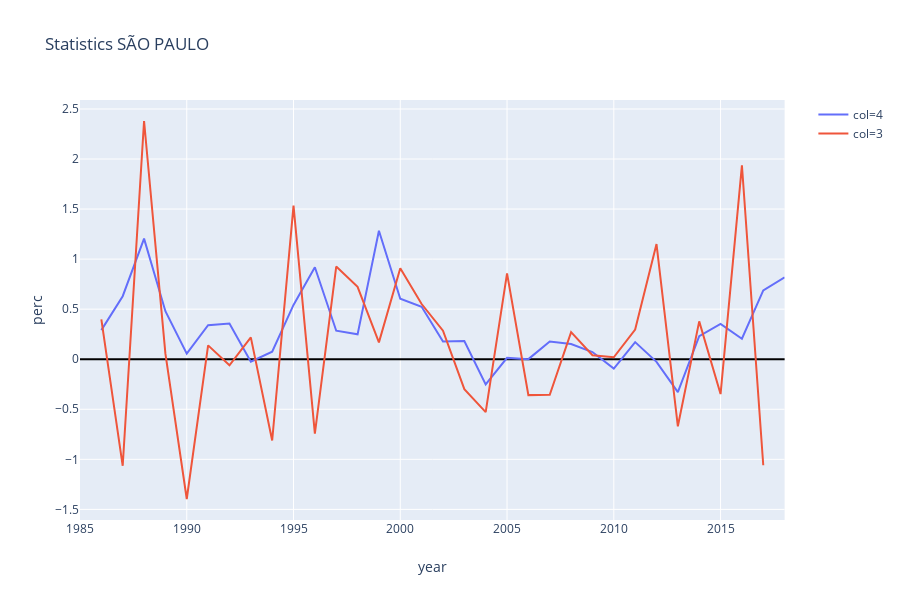

Write notebook code for a chart like this one.
### Code cell
fig = px.line(df, x="year", y="perc", color='col', title='Statistics ' + Municipio)
fig.update_yaxes(showgrid=True, zeroline=True, zerolinewidth=2, zerolinecolor='Black')

fig.show()

### Figure 1 — Plotly figure (JSON) as saved in the notebook; plotly's stock layout.template omitted (floating-point values rounded to 4 significant figures)
{"data": [{"hoverlabel": {"namelength": 0}, "hovertemplate": "col=4<br>year=%{x}<br>perc=%{y}", "legendgroup": "col=4", "line": {"color": "#636efa", "dash": "solid"}, "mode": "lines", "name": "col=4", "showlegend": true, "type": "scatter", "x": [1985, 1986, 1987, 1988, 1989, 1990, 1991, 1992, 1993, 1994, 1995, 1996, 1997, 1998, 1999, 2000, 2001, 2002, 2003, 2004, 2005, 2006, 2007, 2008, 2009, 2010, 2011, 2012, 2013, 2014, 2015, 2016, 2017, 2018], "xaxis": "x", "y": [null, 0.2905, 0.6294, 1.205, 0.4793, 0.05613, 0.3397, 0.3558, -0.02496, 0.07568, 0.5427, 0.9186, 0.2848, 0.2484, 1.284, 0.6043, 0.5246, 0.1762, 0.1821, -0.2524, 0.01325, 0.0009869, 0.1778, 0.151, 0.07197, -0.09337, 0.1707, -0.02661, -0.3294, 0.2297, 0.3522, 0.2048, 0.6872, 0.8175], "yaxis": "y"}, {"hoverlabel": {"namelength": 0}, "hovertemplate": "col=3<br>year=%{x}<br>perc=%{y}", "legendgroup": "col=3", "line": {"color": "#EF553B", "dash": "solid"}, "mode": "lines", "name": "col=3", "showlegend": true, "type": "scatter", "x": [1985, 1986, 1987, 1988, 1989, 1990, 1991, 1992, 1993, 1994, 1995, 1996, 1997, 1998, 1999, 2000, 2001, 2002, 2003, 2004, 2005, 2006, 2007, 2008, 2009, 2010, 2011, 2012, 2013, 2014, 2015, 2016, 2017], "xaxis": "x", "y": [null, 0.3975, -1.065, 2.38, 0.05573, -1.396, 0.1385, -0.06008, 0.2182, -0.8119, 1.535, -0.743, 0.9256, 0.7238, 0.1684, 0.9083, 0.5511, 0.2852, -0.2991, -0.528, 0.857, -0.3586, -0.3556, 0.2703, 0.04031, 0.01973, 0.2969, 1.15, -0.6699, 0.3783, -0.348, 1.937, -1.059], "yaxis": "y"}], "layout": {"height": 600, "legend": {"tracegroupgap": 0}, "title": {"text": "Statistics SÃO PAULO"}, "xaxis": {"anchor": "y", "domain": [0, 0.98], "title": {"text": "year"}}, "yaxis": {"anchor": "x", "domain": [0, 1], "showgrid": true, "title": {"text": "perc"}, "zeroline": true, "zerolinecolor": "Black", "zerolinewidth": 2}}}
